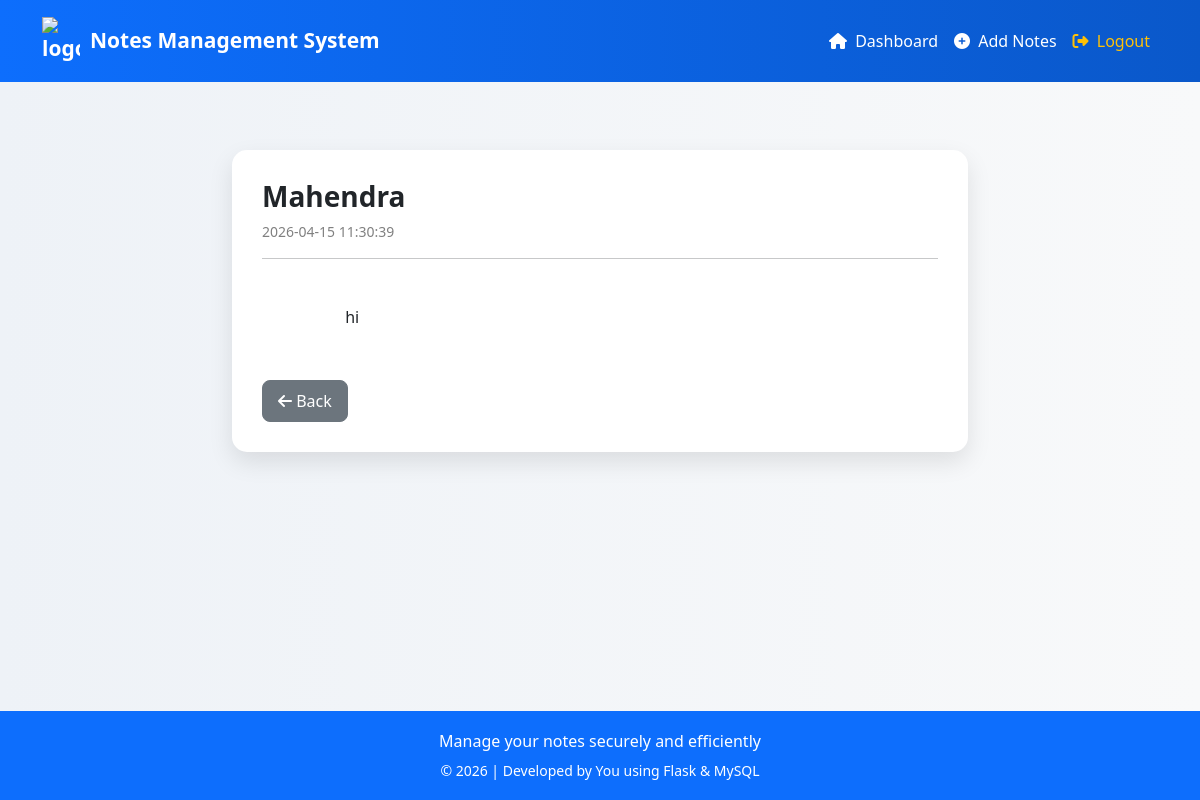
Page /viewnotes/2 (signed in) on the committed database.
### tables this page shows
CREATE TABLE notes (
        id INTEGER PRIMARY KEY AUTOINCREMENT,
        title TEXT NOT NULL,
        content TEXT,
        created_at TIMESTAMP DEFAULT CURRENT_TIMESTAMP,
        user_id INTEGER,
        FOREIGN KEY (user_id) REFERENCES users(id) ON DELETE CASCADE
    );

### app.py (the view)
@app.route('/viewnotes/<int:id>')
def viewnote(id):
    cursor = con.cursor()
    cursor.execute("SELECT * FROM notes WHERE id=?", (id,))
    note = cursor.fetchone()
    return render_template("viewnote.html", note=note)

### templates/viewnote.html (shortened to what this page needs)
{% extends "base.html" %}
{% block content %}
<div class="container view-note-container">
    <div class="row justify-content-center">
        <div class="col-12 col-md-10 col-lg-8">
            <div class="note-container">
                <h3 class="note-title">{{ note.title }}</h3>
                <p class="note-date">{{ note.created_at }}</p>
                <hr>
                <div class="note-content">
                    {{ note.content }}
                </div>
                <div class="mt-4">
                    <a href="/viewall" class="btn btn-secondary">
                        <i class="fas fa-arrow-left"></i> Back
                    </a>
                </div>
            </div>
        </div>
    </div>
</div>
{% endblock %}

### templates/base.html (style rules this page uses)
html, body { min-height: 100%; margin: 0; }
body { font-family: 'Segoe UI', sans-serif; background: linear-gradient(to right, #eef2f7, #f8f9fa); }

### templates/viewnote.html (style rules this page uses)
.view-note-container { margin-top: 50px; margin-bottom: 50px; }
.note-container { background: white; padding: 30px; border-radius: 15px; box-shadow: 0 10px 25px rgba(0,0,0,0.1); }
.note-title { font-weight: 600; word-wrap: break-word; }
.note-date { font-size: 14px; color: gray; }
.note-content { margin-top: 20px; line-height: 1.6; word-wrap: break-word; overflow-wrap: break-word; white-space: pre-wrap; }
.btn-secondary { border-radius: 8px; padding: 8px 15px; }

### rows in the picture
notes: title "Mahendra", created_at "2026-04-15 11:30:39", content "hi"
